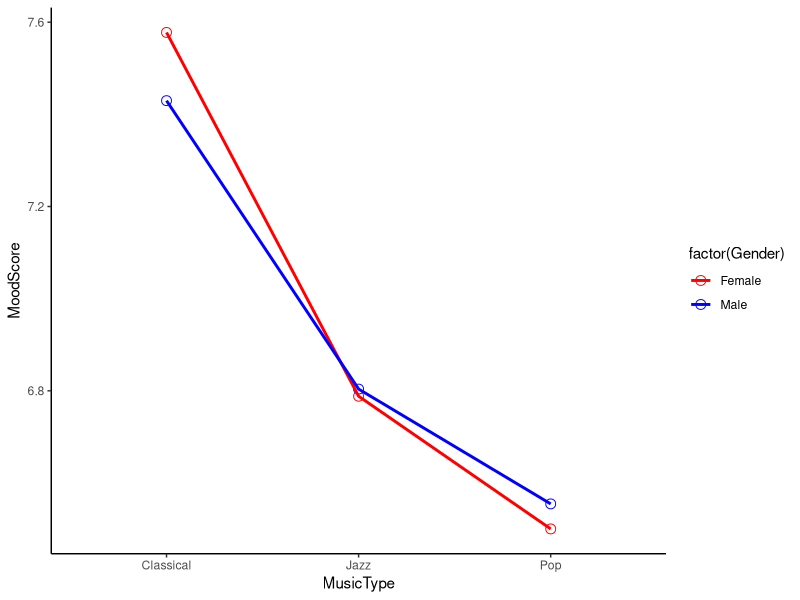

Reproduce this figure in R.
mood_data = read.csv('mood.csv', header = TRUE)
head(mood_data)
#   Participant MusicType Gender MoodScore
# 1           1       Pop Female  6.196393
# 2           2       Pop Female  6.415426
# 3           3       Pop Female  7.847855
# 4           4      Jazz Female  6.818518
# 5           5       Pop   Male  7.925675
# 6           6      Jazz   Male  7.888698
mood_df = data.frame(mood_data)
attach(mood_df)

# a.
# calculate 6 cell means
cell_means = aggregate(MoodScore, by = list(MusicType, Gender), mean)
names(cell_means) = c("MusicType", "Gender", "MoodScore")

# plot cell means
library(ggplot2)

ggplot(cell_means, aes(x = factor(MusicType), y = MoodScore, color = factor(Gender))) +
  geom_point(size = 3, shape = 21, fill = "white") +
  geom_line(aes(group = Gender), linewidth = 1) +
  scale_color_manual(values = c("red", "blue")) +
  labs(x = "MusicType", y = "MoodScore") +
  theme_classic()

# b.
model = aov(MoodScore ~ MusicType * Gender, data = mood_df)
summary(model)
#                  Df Sum Sq Mean Sq F value  Pr(>F)   
# MusicType         2  10.60   5.300   7.494 0.00134 **
# Gender            1   0.01   0.013   0.018 0.89295   
# MusicType:Gender  2   0.12   0.060   0.085 0.91868   
# Residuals        54  38.19   0.707                   
# ---
# Signif. codes:  0 ‘***’ 0.001 ‘**’ 0.01 ‘*’ 0.05 ‘.’ 0.1 ‘ ’ 1

# c.
model_full = aov(MoodScore ~ MusicType + Gender, data = mood_df)
summary(model_full)
#             Df Sum Sq Mean Sq F value  Pr(>F)   
# MusicType    2  10.60   5.300   7.747 0.00107 **
# Gender       1   0.01   0.013   0.019 0.89115   
# Residuals   56  38.31   0.684                   
# ---
# Signif. codes:  0 ‘***’ 0.001 ‘**’ 0.01 ‘*’ 0.05 ‘.’ 0.1 ‘ ’ 1
model_reduced = aov(MoodScore ~ MusicType, data = mood_df)
summary(model_reduced)
#             Df Sum Sq Mean Sq F value  Pr(>F)    
# MusicType    2  10.60   5.300   7.883 0.00095 ***
# Residuals   57  38.32   0.672                    
# ---
# Signif. codes:  0 ‘***’ 0.001 ‘**’ 0.01 ‘*’ 0.05 ‘.’ 0.1 ‘ ’ 1